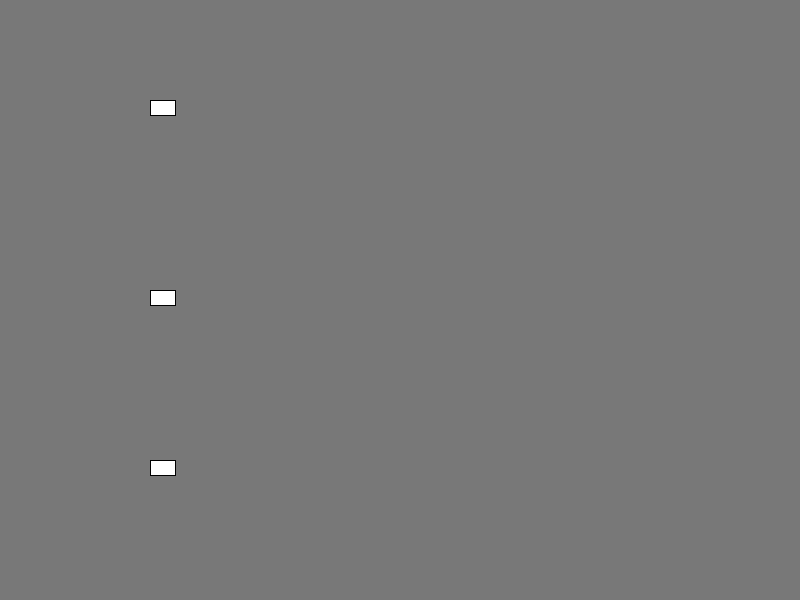
Frame 1 (no input)
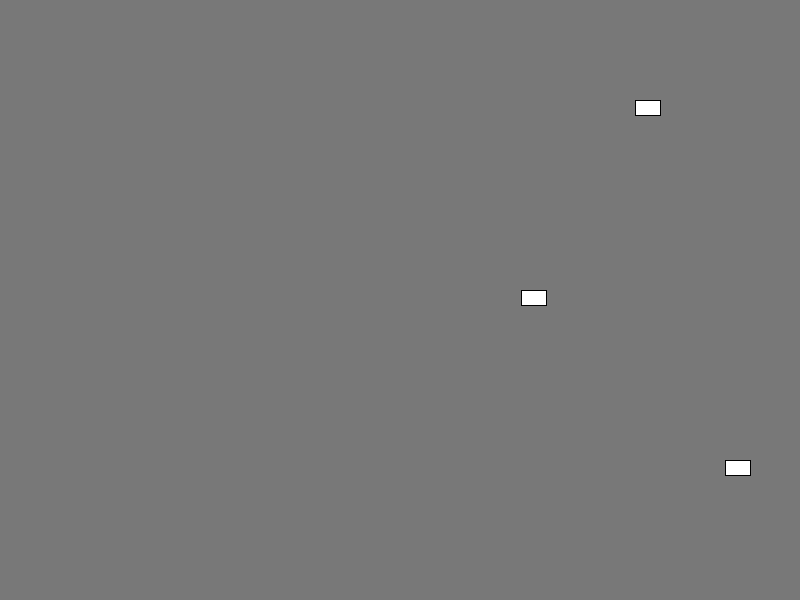
Frame 60 (the mouse pressed at the canvas centre just before this capture)
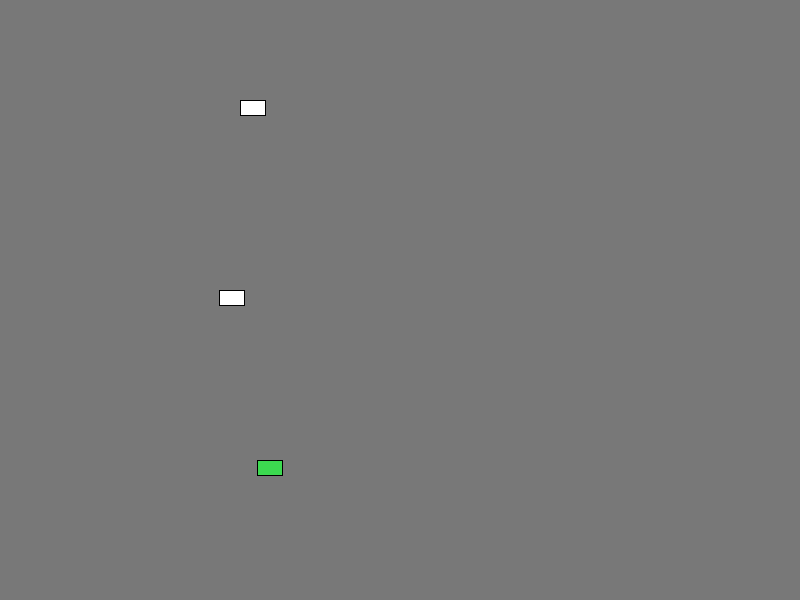
Frame 120 (the mouse held since frame 60 and released just before this capture)

The Processing sketch that drew these frames (run headless with seeded random() and noise(); from frame 60 on, the mouse is pressed at the canvas centre):

// Processing sketch: processing_166084
// ── processing_166084.pde

//declare , vroom vroom

Car car1;
Car car2;
Car car3;
 
void setup(){
  size(800,600);
  car1 = new Car(100);
  car2 = new Car(290);
  car3 = new Car(460);
}

//so many voids...
void keyPressed(){
  setup();
  draw();
} 

//ALL the voids!
void draw(){
  background(120);

  //make cars show up 
  car1.display();
  car1.move();
  car2.display();
  car2.move();
  car3.display();
  car3.move();
 
    //hit walls
    if (car1.x > width-25 || car1.x < 0 ||
        car2.x > width-25 || car2.x < 0 ||
        car3.x > width-25 || car3.x < 0 ) {
      //change direction
      car1.speed = (car1.speed)*-1;
      car2.speed = (car2.speed)*-1;
      car3.speed = (car3.speed)*-1;
} 
}
 

//insert object
class Car {
  float x;
  int y;
  float speed; 
  int r;
  int g;
  int b;

  //random speeds for each car
  Car(int vroom) {
    y = vroom;
    x = 150;
    r = 255;
    g = 255;
    b = 255;
    
    speed = random(5,10); 
  }
  
//show cars color when hitting walls, too many voids inside voids
  void display(){
    if (x > width - 25 || x < 0){
    r = int(random(255));
    g = int(random(255));
    b = int(random(255));
    } 
    
    fill(r,g,b);
    rect(x,y,25,15); 
  }
  
  //this is the last void...right?
  void move(){
     x = x + (speed);
  }    
}
